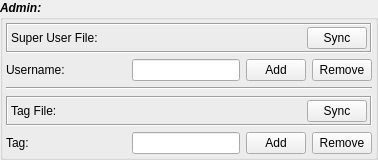
              <widget class="QGroupBox" name="ToolsAdmin">
               <property name="minimumSize">
                <size>
                 <width>0</width>
                 <height>0</height>
                </size>
               </property>
               <property name="font">
                <font>
                 <italic>true</italic>
                 <bold>true</bold>
                </font>
               </property>
               <property name="title">
                <string>Admin:</string>
               </property>
               <layout class="QVBoxLayout" name="verticalLayout_12">
                <property name="leftMargin">
                 <number>3</number>
                </property>
                <property name="topMargin">
                 <number>3</number>
                </property>
                <property name="rightMargin">
                 <number>3</number>
                </property>
                <property name="bottomMargin">
                 <number>3</number>
                </property>
                <item>
                 <widget class="QFrame" name="frame_9">
                  <property name="minimumSize">
                   <size>
                    <width>0</width>
                    <height>30</height>
                   </size>
                  </property>
                  <property name="maximumSize">
                   <size>
                    <width>16777215</width>
                    <height>30</height>
                   </size>
                  </property>
                  <property name="frameShape">
                   <enum>QFrame::Box</enum>
                  </property>
                  <property name="frameShadow">
                   <enum>QFrame::Sunken</enum>
                  </property>
                  <layout class="QVBoxLayout" name="verticalLayout_47">
                   <property name="leftMargin">
                    <number>3</number>
                   </property>
                   <property name="topMargin">
                    <number>2</number>
                   </property>
                   <property name="rightMargin">
                    <number>3</number>
                   </property>
                   <property name="bottomMargin">
                    <number>2</number>
                   </property>
                   <item>
                    <layout class="QHBoxLayout" name="horizontalLayout_16">
                     <item>
                      <widget class="QLabel" name="label_sgSuperUserFile">
                       <property name="minimumSize">
                        <size>
                         <width>120</width>
                         <height>0</height>
                        </size>
                       </property>
                       <property name="maximumSize">
                        <size>
                         <width>120</width>
                         <height>16777215</height>
                        </size>
                       </property>
                       <property name="font">
                        <font>
                         <italic>false</italic>
                         <bold>false</bold>
                        </font>
                       </property>
                       <property name="text">
                        <string>Super User File: </string>
                       </property>
                      </widget>
                     </item>
                     <item>
                      <widget class="QPushButton" name="pushButton_sgSuperUserFile">
                       <property name="sizePolicy">
                        <sizepolicy hsizetype="Expanding" vsizetype="Fixed">
                         <horstretch>0</horstretch>
                         <verstretch>0</verstretch>
                        </sizepolicy>
                       </property>
                       <property name="font">
                        <font>
                         <italic>true</italic>
                         <bold>false</bold>
                        </font>
                       </property>
                       <property name="cursor">
                        <cursorShape>PointingHandCursor</cursorShape>
                       </property>
                       <property name="text">
                        <string/>
                       </property>
                       <property name="flat">
                        <bool>true</bool>
                       </property>
                      </widget>
                     </item>
                     <item>
                      <widget class="QPushButton" name="pushButton_sgSuperUserFileSync">
                       <property name="minimumSize">
                        <size>
                         <width>60</width>
                         <height>0</height>
                        </size>
                       </property>
                       <property name="maximumSize">
                        <size>
                         <width>60</width>
                         <height>16777215</height>
                        </size>
                       </property>
                       <property name="font">
                        <font>
                         <italic>false</italic>
                         <bold>false</bold>
                        </font>
                       </property>
                       <property name="text">
                        <string>Sync</string>
                       </property>
                      </widget>
                     </item>
                    </layout>
                   </item>
                  </layout>
                 </widget>
                </item>
                <item>
                 <layout class="QHBoxLayout" name="horizontalLayout_17">
                  <item>
                   <widget class="QLabel" name="label_sgSuperUserName">
                    <property name="minimumSize">
                     <size>
                      <width>120</width>
                      <height>0</height>
                     </size>
                    </property>
                    <property name="maximumSize">
                     <size>
                      <width>120</width>
                      <height>25</height>
                     </size>
                    </property>
                    <property name="font">
                     <font>
                      <italic>false</italic>
                      <bold>false</bold>
                     </font>
                    </property>
                    <property name="text">
                     <string>Username: </string>
                    </property>
                   </widget>
                  </item>
                  <item>
                   <widget class="QLineEdit" name="lineEdit_sgSuperUserName">
                    <property name="maximumSize">
                     <size>
                      <width>16777215</width>
                      <height>25</height>
                     </size>
                    </property>
                    <property name="font">
                     <font>
                      <italic>false</italic>
                      <bold>false</bold>
                     </font>
                    </property>
                   </widget>
                  </item>
                  <item>
                   <widget class="QPushButton" name="pushButton_sgSuperUserNameAdd">
                    <property name="minimumSize">
                     <size>
                      <width>60</width>
                      <height>0</height>
                     </size>
                    </property>
                    <property name="maximumSize">
                     <size>
                      <width>60</width>
                      <height>25</height>
                     </size>
                    </property>
                    <property name="font">
                     <font>
                      <italic>false</italic>
                      <bold>false</bold>
                     </font>
                    </property>
                    <property name="text">
                     <string>Add</string>
                    </property>
                   </widget>
                  </item>
                  <item>
                   <widget class="QPushButton" name="pushButton_sgSuperUserNameRemove">
                    <property name="minimumSize">
                     <size>
                      <width>60</width>
                      <height>0</height>
                     </size>
                    </property>
                    <property name="maximumSize">
                     <size>
                      <width>60</width>
                      <height>25</height>
                     </size>
                    </property>
                    <property name="font">
                     <font>
                      <italic>false</italic>
                      <bold>false</bold>
                     </font>
                    </property>
                    <property name="text">
                     <string>Remove</string>
                    </property>
                   </widget>
                  </item>
                 </layout>
                </item>
                <item>
                 <widget class="Line" name="line_3">
                  <property name="orientation">
                   <enum>Qt::Horizontal</enum>
                  </property>
                 </widget>
                </item>
                <item>
                 <widget class="QFrame" name="frame_10">
                  <property name="minimumSize">
                   <size>
                    <width>0</width>
                    <height>30</height>
                   </size>
                  </property>
                  <property name="maximumSize">
                   <size>
                    <width>16777215</width>
                    <height>30</height>
                   </size>
                  </property>
                  <property name="frameShape">
                   <enum>QFrame::Box</enum>
                  </property>
                  <property name="frameShadow">
                   <enum>QFrame::Sunken</enum>
                  </property>
                  <layout class="QVBoxLayout" name="verticalLayout_48">
                   <property name="leftMargin">
                    <number>3</number>
                   </property>
                   <property name="topMargin">
                    <number>2</number>
                   </property>
                   <property name="rightMargin">
                    <number>3</number>
                   </property>
                   <property name="bottomMargin">
                    <number>2</number>
                   </property>
                   <item>
                    <layout class="QHBoxLayout" name="horizontalLayout_18">
                     <item>
                      <widget class="QLabel" name="label_sgTagFile">
                       <property name="minimumSize">
                        <size>
                         <width>120</width>
                         <height>0</height>
                        </size>
                       </property>
                       <property name="maximumSize">
                        <size>
                         <width>120</width>
                         <height>16777215</height>
                        </size>
                       </property>
                       <property name="font">
                        <font>
                         <italic>false</italic>
                         <bold>false</bold>
                        </font>
                       </property>
                       <property name="text">
                        <string>Tag File: </string>
                       </property>
                      </widget>
                     </item>
                     <item>
                      <widget class="QPushButton" name="pushButton_sgTagFile">
                       <property name="sizePolicy">
                        <sizepolicy hsizetype="Expanding" vsizetype="Fixed">
                         <horstretch>0</horstretch>
                         <verstretch>0</verstretch>
                        </sizepolicy>
                       </property>
                       <property name="font">
                        <font>
                         <italic>true</italic>
                         <bold>false</bold>
                        </font>
                       </property>
                       <property name="cursor">
                        <cursorShape>PointingHandCursor</cursorShape>
                       </property>
                       <property name="text">
                        <string/>
                       </property>
                       <property name="flat">
                        <bool>true</bool>
                       </property>
                      </widget>
                     </item>
                     <item>
                      <widget class="QPushButton" name="pushButton_sgTagFileSync">
                       <property name="minimumSize">
                        <size>
                         <width>60</width>
                         <height>0</height>
                        </size>
                       </property>
                       <property name="maximumSize">
                        <size>
                         <width>60</width>
                         <height>16777215</height>
                        </size>
                       </property>
                       <property name="font">
                        <font>
                         <italic>false</italic>
                         <bold>false</bold>
                        </font>
                       </property>
                       <property name="text">
                        <string>Sync</string>
                       </property>
                      </widget>
                     </item>
                    </layout>
                   </item>
                  </layout>
                 </widget>
                </item>
                <item>
                 <layout class="QHBoxLayout" name="horizontalLayout_19">
                  <item>
                   <widget class="QLabel" name="label_sgTagMngmt">
                    <property name="minimumSize">
                     <size>
                      <width>120</width>
                      <height>0</height>
                     </size>
                    </property>
                    <property name="maximumSize">
                     <size>
                      <width>120</width>
                      <height>16777215</height>
                     </size>
                    </property>
                    <property name="font">
                     <font>
                      <italic>false</italic>
                      <bold>false</bold>
                     </font>
                    </property>
                    <property name="text">
                     <string>Tag:</string>
                    </property>
                   </widget>
                  </item>
                  <item>
                   <widget class="QLineEdit" name="lineEdit_sgTagMngmt">
                    <property name="font">
                     <font>
                      <italic>false</italic>
                      <bold>false</bold>
                     </font>
                    </property>
                   </widget>
                  </item>
                  <item>
                   <widget class="QPushButton" name="pushButton_sgTagMngmtAdd">
                    <property name="minimumSize">
                     <size>
                      <width>60</width>
                      <height>0</height>
                     </size>
                    </property>
                    <property name="maximumSize">
                     <size>
                      <width>60</width>
                      <height>16777215</height>
                     </size>
                    </property>
                    <property name="font">
                     <font>
                      <italic>false</italic>
                      <bold>false</bold>
                     </font>
                    </property>
                    <property name="text">
                     <string>Add</string>
                    </property>
                   </widget>
                  </item>
                  <item>
                   <widget class="QPushButton" name="pushButton_sgTagMngmtRemove">
                    <property name="minimumSize">
                     <size>
                      <width>60</width>
                      <height>0</height>
                     </size>
                    </property>
                    <property name="maximumSize">
                     <size>
                      <width>60</width>
                      <height>16777215</height>
                     </size>
                    </property>
                    <property name="font">
                     <font>
                      <italic>false</italic>
                      <bold>false</bold>
                     </font>
                    </property>
                    <property name="text">
                     <string>Remove</string>
                    </property>
                   </widget>
                  </item>
                 </layout>
                </item>
               </layout>
              </widget>
